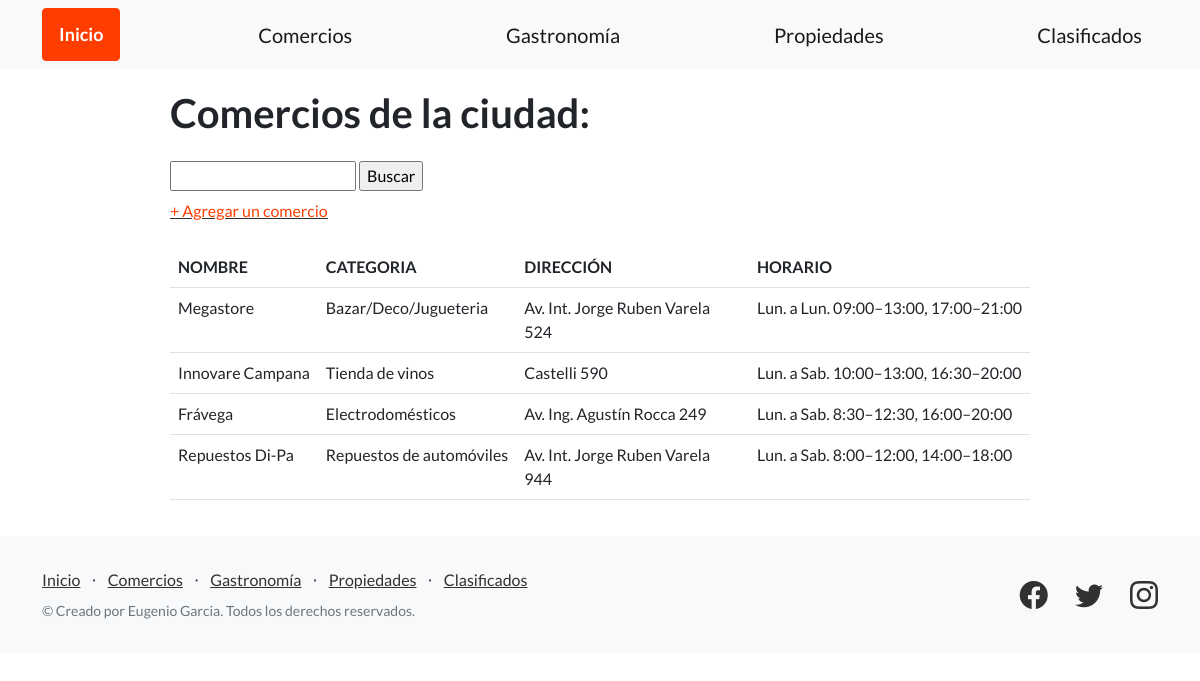
The app's page /comercios/ with its own data.
### guia_ciudad/models.py (models this page shows, shortened)
class Comercio(models.Model):
    nombre = models.CharField(max_length=128)
    categoria = models.CharField(max_length=128)
    direccion = models.CharField(max_length=128)
    horario = models.CharField(max_length=128)

### guia_ciudad/views.py (the view)
# urls.py: path('comercios/', listar_comercios, name="listar_comercios"),
def listar_comercios(request):
    contexto = {
        'comercios': Comercio.objects.all()
    }
    return render(
        request=request,
        template_name='guia_ciudad/comercios.html',
        context=contexto,
    )

### guia_ciudad/templates/guia_ciudad/comercios.html (shortened to what this page needs)
{% extends "guia_ciudad/base.html" %}
{% block contenido %}
<section style="padding:20px 20px; margin-left: 150px; margin-right: 150px;">
    <h1 class="mb-4">Comercios de la ciudad:</h1>
    <form class="form-label" action="{% url 'buscar_comercios' %}" method="post">
        <input type="text" name="busqueda">
        <input type="submit" value="Buscar">
    </form>
    <div class="mb-4">
    <a href="{% url 'agregar_comercio' %}"><FONT COLOR="#FF3D00">+ Agregar un comercio</FONT></a>
    </div>
    <table class="table">
        <tr>
            <td><b>NOMBRE</b></td>
            <td><b>CATEGORIA</b></td>
            <td><b>DIRECCIÓN</b></td>
            <td><b>HORARIO</b></td>
        </tr>
        {% for comercio in comercios %}
        <tr>
            <td>{{ comercio.nombre }}</td>
            <td>{{ comercio.categoria }}</td>
            <td>{{ comercio.direccion }}</td>
            <td>{{ comercio.horario }}</td>
        </tr>
        {% endfor %}
    </table>
</section>
{% endblock contenido %}

### records on screen
Comercio: nombre "Megastore", categoria "Bazar/Deco/Jugueteria", direccion "Av. Int. Jorge Ruben Varela 524", horario "Lun. a Lun. 09:00–13:00, 17:00–21:00"
Comercio: nombre "Innovare Campana", categoria "Tienda de vinos", direccion "Castelli 590", horario "Lun. a Sab. 10:00–13:00, 16:30–20:00"
Comercio: nombre "Frávega", categoria "Electrodomésticos", direccion "Av. Ing. Agustín Rocca 249", horario "Lun. a Sab. 8:30–12:30, 16:00–20:00"
Comercio: nombre "Repuestos Di-Pa", categoria "Repuestos de automóviles", direccion "Av. Int. Jorge Ruben Varela 944", horario "Lun. a Sab. 8:00–12:00, 14:00–18:00"
